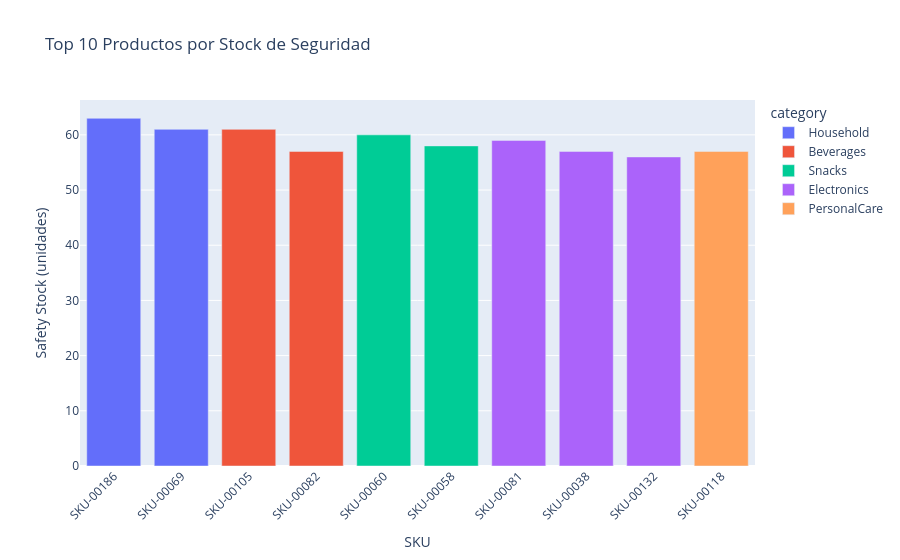
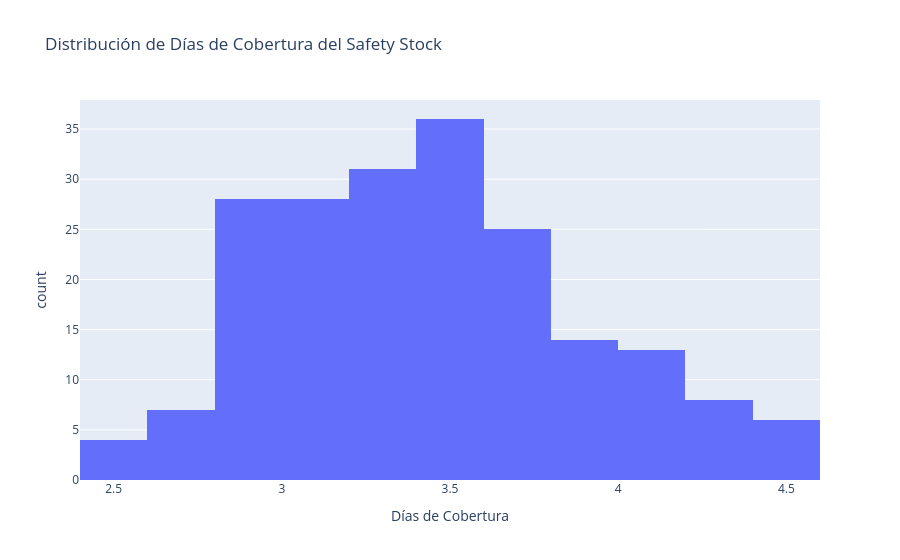

Source (notebook cell) for these figures, in order:
### Markdown cell above
## 7️⃣ Análisis de Cobertura

### 🎯 Caso de uso
- Pregunta: ¿Cuántos días de demanda cubre el stock de seguridad?
- Decisión: Ajustar safety stock si cobertura es < 2 días (riesgo) o > 7 días (exceso capital).

### Métrica
- `coverage_days = safety_stock / avg_demand`

### Interpretación
- 2–4 días: razonable para retail con lead time semanal
- < 2 días: riesgo de ruptura ante picos
- > 7 días: capital inmovilizado; revisar política o lead time

### Code cell
# Top 10 productos con mayor safety stock
top_safety = demand_stats.nlargest(10, 'safety_stock')

fig = px.bar(
    top_safety,
    x='sku',
    y='safety_stock',
    color='category',
    title="Top 10 Productos por Stock de Seguridad",
    labels={'safety_stock': 'Safety Stock (unidades)', 'sku': 'SKU'}
)
fig.update_xaxes(tickangle=-45)
fig.show()

# Distribución de días de cobertura
fig2 = px.histogram(
    demand_stats, x='coverage_days',
    title="Distribución de Días de Cobertura del Safety Stock",
    labels={'coverage_days': 'Días de Cobertura'},
    nbins=20
)
fig2.show()

print(f"📊 Cobertura promedio: {demand_stats['coverage_days'].mean():.1f} días")
print(f"📊 Cobertura mediana: {demand_stats['coverage_days'].median():.1f} días")

### Figure 1 — Plotly figure (JSON) as saved in the notebook; plotly's stock layout.template omitted (floating-point values rounded to 4 significant figures)
{"data": [{"hovertemplate": "category=Household<br>SKU=%{x}<br>Safety Stock (unidades)=%{y}<extra></extra>", "legendgroup": "Household", "marker": {"color": "#636efa", "pattern": {"shape": ""}}, "name": "Household", "orientation": "v", "showlegend": true, "textposition": "auto", "type": "bar", "x": ["SKU-00186", "SKU-00069"], "xaxis": "x", "y": [63, 61], "yaxis": "y"}, {"hovertemplate": "category=Beverages<br>SKU=%{x}<br>Safety Stock (unidades)=%{y}<extra></extra>", "legendgroup": "Beverages", "marker": {"color": "#EF553B", "pattern": {"shape": ""}}, "name": "Beverages", "orientation": "v", "showlegend": true, "textposition": "auto", "type": "bar", "x": ["SKU-00105", "SKU-00082"], "xaxis": "x", "y": [61, 57], "yaxis": "y"}, {"hovertemplate": "category=Snacks<br>SKU=%{x}<br>Safety Stock (unidades)=%{y}<extra></extra>", "legendgroup": "Snacks", "marker": {"color": "#00cc96", "pattern": {"shape": ""}}, "name": "Snacks", "orientation": "v", "showlegend": true, "textposition": "auto", "type": "bar", "x": ["SKU-00060", "SKU-00058"], "xaxis": "x", "y": [60, 58], "yaxis": "y"}, {"hovertemplate": "category=Electronics<br>SKU=%{x}<br>Safety Stock (unidades)=%{y}<extra></extra>", "legendgroup": "Electronics", "marker": {"color": "#ab63fa", "pattern": {"shape": ""}}, "name": "Electronics", "orientation": "v", "showlegend": true, "textposition": "auto", "type": "bar", "x": ["SKU-00081", "SKU-00038", "SKU-00132"], "xaxis": "x", "y": [59, 57, 56], "yaxis": "y"}, {"hovertemplate": "category=PersonalCare<br>SKU=%{x}<br>Safety Stock (unidades)=%{y}<extra></extra>", "legendgroup": "PersonalCare", "marker": {"color": "#FFA15A", "pattern": {"shape": ""}}, "name": "PersonalCare", "orientation": "v", "showlegend": true, "textposition": "auto", "type": "bar", "x": ["SKU-00118"], "xaxis": "x", "y": [57], "yaxis": "y"}], "layout": {"barmode": "relative", "legend": {"title": {"text": "category"}, "tracegroupgap": 0}, "title": {"text": "Top 10 Productos por Stock de Seguridad"}, "xaxis": {"anchor": "y", "domain": [0, 1], "tickangle": -45, "title": {"text": "SKU"}}, "yaxis": {"anchor": "x", "domain": [0, 1], "title": {"text": "Safety Stock (unidades)"}}}}

### Figure 2 — Plotly figure (JSON) as saved in the notebook; plotly's stock layout.template omitted (floating-point values rounded to 4 significant figures; data arrays with more than 128 entries replaced by an {"elided": "..."} marker saying what was removed)
{"data": [{"bingroup": "x", "hovertemplate": "Días de Cobertura=%{x}<br>count=%{y}<extra></extra>", "legendgroup": "", "marker": {"color": "#636efa", "pattern": {"shape": ""}}, "name": "", "nbinsx": 20, "orientation": "v", "showlegend": false, "type": "histogram", "x": {"elided": "200 float values"}, "xaxis": "x", "yaxis": "y"}], "layout": {"barmode": "relative", "legend": {"tracegroupgap": 0}, "title": {"text": "Distribución de Días de Cobertura del Safety Stock"}, "xaxis": {"anchor": "y", "domain": [0, 1], "title": {"text": "Días de Cobertura"}}, "yaxis": {"anchor": "x", "domain": [0, 1], "title": {"text": "count"}}}}
